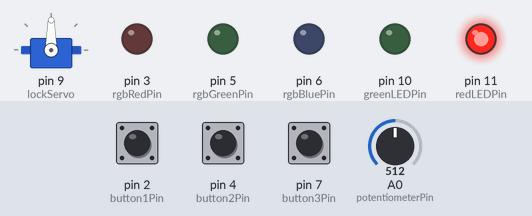
The sketch below on a simulated Arduino Uno, built with avr-gcc and run on an emulated ATmega328P. Parts: servo, output pins drawn as LEDs (lit = HIGH). Inputs (shaded band) come from the test bench; at power-on: pin 7 (button3Pin) HIGH, A0 (potentiometerPin) = 512, pin 2 (button1Pin) HIGH, pin 4 (button2Pin) HIGH.

Above: at 1.2 s.
1.3 s: pin 7 (button3Pin) pulled LOW for 0.15 s
At 2.3 s:
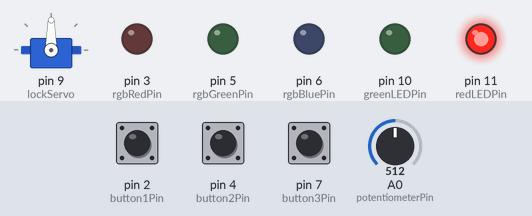
4.3 s: A0 (potentiometerPin) set to 716
At 5.0 s:
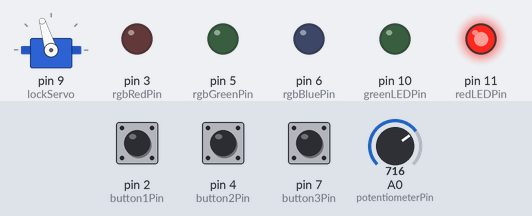
5.8 s: A0 (potentiometerPin) set to 900
At 6.1 s:
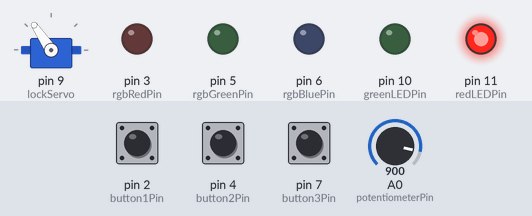
7.3 s: A0 (potentiometerPin) set to 306
At 8.5 s:
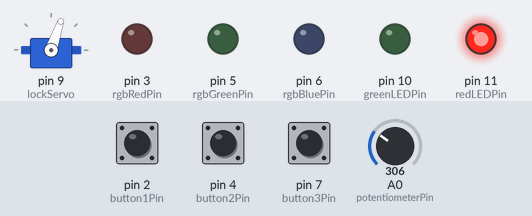
8.8 s: A0 (potentiometerPin) set to 0
At 9.6 s:
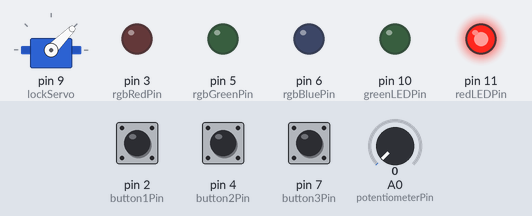
10.3 s: pin 2 (button1Pin) pulsed LOW 5 times (0.12 s each, 0.3 s apart)
At 10.65 s:
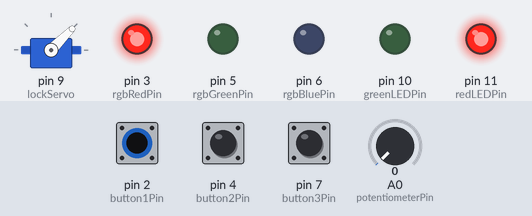
Timing chart, 0 to 13.5 s (numbered marks = the images above; inputs shaded):
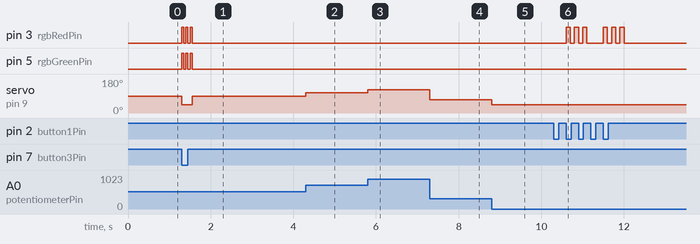

Measured:
- after the input at 1.3 s, pin 3 (rgbRedPin), pin 5 (rgbGreenPin): alternates HIGH for 0.05 s and LOW for 0.05 s, 6 changes in all, then stays LOW, starting at once; servo on pin 9 (lockServo): 90° → 45° at once, → 90° 0.25 s later
- after the input at 4.3 s, servo on pin 9 (lockServo): 90° → 107° at once
- after the input at 5.8 s, servo on pin 9 (lockServo): 107° → 124° at once
- after the input at 7.3 s, servo on pin 9 (lockServo): 124° → 71° at once
- after the input at 8.8 s, servo on pin 9 (lockServo): 71° → 45° at once
- after the input at 10.3 s, pin 3 (rgbRedPin): LOW → HIGH after 0.30 s, → LOW 0.10 s later, → HIGH 0.10 s later, → LOW 0.10 s later, … (12 changes in this stretch)

The sketch:

smart_lock.ino
```cpp
#include <Servo.h>

// Pin Definitions
const int button1Pin = 2;      // First button
const int button2Pin = 4;      // Second button
const int button3Pin = 7;      // Reset button

const int greenLEDPin = 10;    // Green LED
const int redLEDPin = 11;      // Red LED

const int rgbRedPin = 3;       // RGB Red pin
const int rgbGreenPin = 5;     // RGB Green pin
const int rgbBluePin = 6;      // RGB Blue pin

const int potentiometerPin = A0;

// Code sequence for unlocking
const int correctCode[] = {1, 3};
int inputCode[2];
int inputIndex = 0;

// Servo setup
Servo lockServo;

const int lockedPosition = 45;
const int unlockedPosition = 135;

// Debounce timing
unsigned long lastButtonPress = 0;
const long buttonCooldown = 150;

// Button state tracking
int lastButton1State = HIGH;
int lastButton2State = HIGH;
int lastButton3State = HIGH;

bool isSystemUnlocked = false;

void setup()
{
    pinMode(button1Pin, INPUT_PULLUP);
    pinMode(button2Pin, INPUT_PULLUP);
    pinMode(button3Pin, INPUT_PULLUP);

    pinMode(greenLEDPin, OUTPUT);
    pinMode(redLEDPin, OUTPUT);

    pinMode(rgbRedPin, OUTPUT);
    pinMode(rgbGreenPin, OUTPUT);
    pinMode(rgbBluePin, OUTPUT);

    lockServo.attach(9);
    lockServo.write(lockedPosition);

    digitalWrite(redLEDPin, HIGH);
    digitalWrite(rgbRedPin, LOW);
}

void loop()
{
    if (!isSystemUnlocked)
    {
        int potValue = analogRead(potentiometerPin);

        int servoPosition = map(
            potValue,
            0,
            1023,
            lockedPosition,
            unlockedPosition);

        lockServo.write(servoPosition);
    }

    int button1State = digitalRead(button1Pin);
    int button2State = digitalRead(button2Pin);
    int button3State = digitalRead(button3Pin);

    // Button 1
    if (button1State == LOW &&
        lastButton1State == HIGH &&
        millis() - lastButtonPress > buttonCooldown)
    {
        lastButtonPress = millis();

        if (inputIndex < 2)
        {
            inputCode[inputIndex] = 1;
            inputIndex++;
        }
    }

    // Button 2
    if (button2State == LOW &&
        lastButton2State == HIGH &&
        millis() - lastButtonPress > buttonCooldown)
    {
        lastButtonPress = millis();

        if (inputIndex < 2)
        {
            inputCode[inputIndex] = 3;
            inputIndex++;
        }
    }

    // Reset Button
    if (button3State == LOW &&
        lastButton3State == HIGH &&
        millis() - lastButtonPress > buttonCooldown)
    {
        lastButtonPress = millis();
        resetSystem();
    }

    // Check entered code
    if (inputIndex == 2)
    {
        if (inputCode[0] == correctCode[0] &&
            inputCode[1] == correctCode[1])
        {
            unlockSystem();
        }
        else
        {
            digitalWrite(rgbRedPin, HIGH);
            delay(100);
            digitalWrite(rgbRedPin, LOW);
            delay(100);

            digitalWrite(rgbRedPin, HIGH);
            delay(100);
            digitalWrite(rgbRedPin, LOW);
            delay(100);

            digitalWrite(rgbRedPin, HIGH);
            delay(100);
            digitalWrite(rgbRedPin, LOW);

            lockSystem();
        }

        inputIndex = 0;
    }

    lastButton1State = button1State;
    lastButton2State = button2State;
    lastButton3State = button3State;
}

void unlockSystem()
{
    isSystemUnlocked = true;

    lockServo.write(unlockedPosition);

    digitalWrite(redLEDPin, LOW);

    digitalWrite(rgbRedPin, LOW);
    digitalWrite(rgbGreenPin, HIGH);
    delay(50);

    digitalWrite(rgbGreenPin, LOW);
    delay(50);

    digitalWrite(rgbGreenPin, HIGH);
    delay(50);

    digitalWrite(rgbGreenPin, LOW);
    delay(50);

    digitalWrite(rgbGreenPin, HIGH);
    delay(50);

    digitalWrite(rgbGreenPin, LOW);
    delay(50);

    digitalWrite(greenLEDPin, HIGH);
}

void lockSystem()
{
    isSystemUnlocked = false;

    lockServo.write(lockedPosition);

    digitalWrite(greenLEDPin, LOW);
    digitalWrite(redLEDPin, HIGH);

    digitalWrite(rgbRedPin, LOW);
    digitalWrite(rgbGreenPin, LOW);
    digitalWrite(rgbBluePin, LOW);
}

void resetSystem()
{
    isSystemUnlocked = false;

    inputIndex = 0;

    lockServo.write(lockedPosition);

    digitalWrite(greenLEDPin, LOW);

    digitalWrite(rgbRedPin, HIGH);
    digitalWrite(rgbGreenPin, HIGH);
    delay(50);

    digitalWrite(rgbRedPin, LOW);
    digitalWrite(rgbGreenPin, LOW);
    delay(50);

    digitalWrite(rgbRedPin, HIGH);
    digitalWrite(rgbGreenPin, HIGH);
    delay(50);

    digitalWrite(rgbRedPin, LOW);
    digitalWrite(rgbGreenPin, LOW);
    delay(50);

    digitalWrite(rgbRedPin, HIGH);
    digitalWrite(rgbGreenPin, HIGH);
    delay(50);

    digitalWrite(rgbRedPin, LOW);
    digitalWrite(rgbGreenPin, LOW);

    digitalWrite(redLEDPin, HIGH);
}
```
